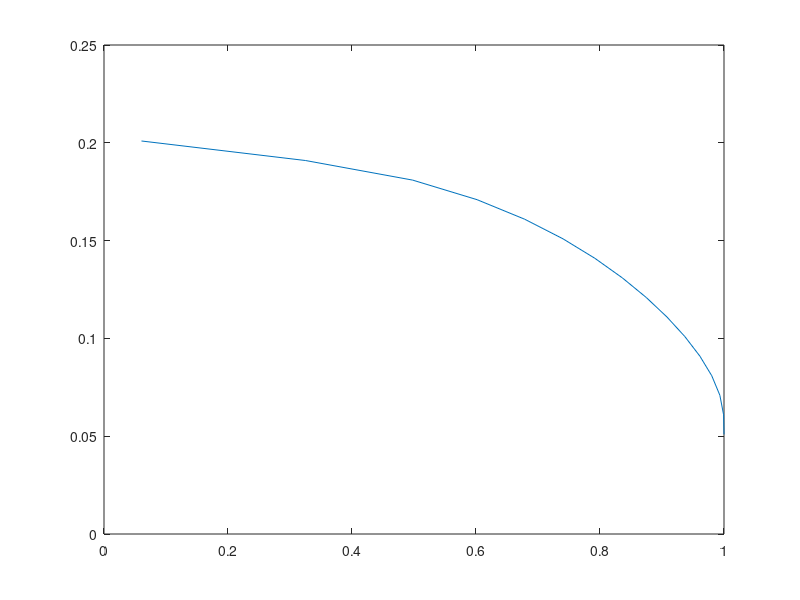

The MATLAB source for this figure:
t1 = pi/16;
t0 = 4/(25*pi);
tt = t0:0.01:0.205;
y_set = [];
for t=t0:0.01:0.205
    y = real(1-exp(-2*sqrt((t1-t)/(t-t0))));
    y_set = [y_set,y];
end
plot(y_set,tt)

t1 = pi/16;
t0 = 4/(25*pi);
t = 0.195;
y = 1-exp(-2*sqrt((t1-t)/(t-t0)));
disp(y)